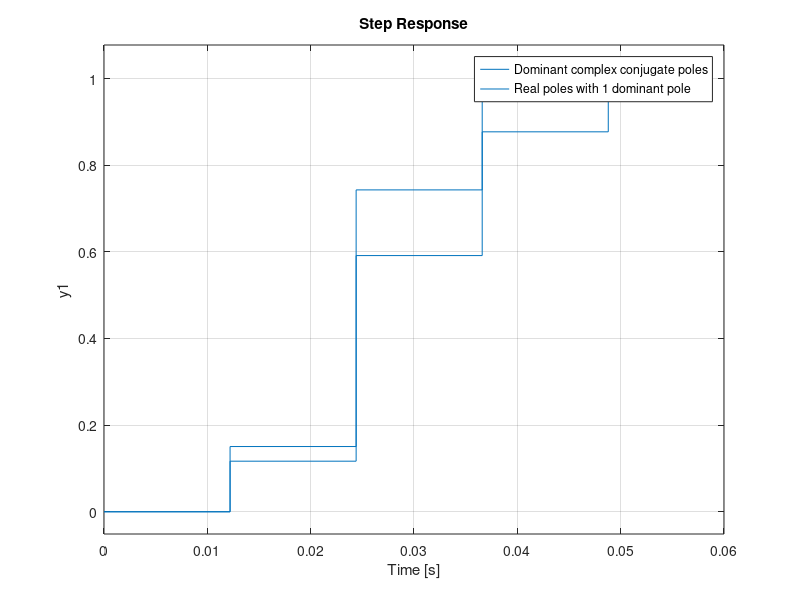

Recreate this plot in MATLAB. (Note: this script raises an error after producing the figure.)
%% Q5 Pole placement method

b = 4000;
a = [1 30 200 0];

[A1, B1, C1, D1] = tf2ss(b, a);
sys_CT = ss(A1, B1, C1, D1);

%since the biplane has to react relatively fast I start with a sampling
%time of 0.1[s] however after testing better results are achieved with
%0.05[s].
ts = 0.122/10; % sampling time determined by 10 samples in the rise time
sys_DT = c2d(sys_CT, ts, 'zoh'); %zoh good method for unit step, 
% impulse good method for (output) disturbance rejection 'impulse response'

%since all poles are in the RHP we want to shift them or make them obselete
p_con_h = [0.1, 0.5+0.175i, 0.5-0.175i]; %[0.1, 0.75+0.175i, 0.75-0.175i]; slower with large dominant poles
p_con_l = [0.1, 0.09+0.3i, 0.09-0.3i]; % [0.1, 0.75+0.175i, 0.75-0.175i]; faster but a higher gain is required for
% the poles close to the origin
p_rel_h = [0.15, 0.1, 0.6]; %[0.15, 0.1, 0.75]; slower with large dominant pole
p_rel_l = [0.11, 0.1, 0.2]; %[0.11, 0.1, 0.2]; faster but a higher gain is required for
% the poles close to the origin

%Defing the gains for both complex and real pole sets with and without
%dominant poles
K_con_h = place(sys_DT.A,sys_DT.B,p_con_h);
K_con_l = place(sys_DT.A,sys_DT.B,p_con_l);
K_rel_h = place(sys_DT.A,sys_DT.B,p_rel_h);
K_rel_l = place(sys_DT.A,sys_DT.B,p_rel_l);
%[K,prec] = place(sys_DT.A,sys_DT.B,p);
    
Acl_con_h = sys_DT.A-sys_DT.B*K_con_h;
Acl_con_l = sys_DT.A-sys_DT.B*K_con_l;
Acl_rel_h = sys_DT.A-sys_DT.B*K_rel_h;
Acl_rel_l = sys_DT.A-sys_DT.B*K_rel_l;

syscl_con_h = ss(Acl_con_h,sys_DT.B,sys_DT.C,sys_DT.D,ts);
syscl_con_l = ss(Acl_con_l,sys_DT.B,sys_DT.C,sys_DT.D,ts);
syscl_rel_h = ss(Acl_rel_h,sys_DT.B,sys_DT.C,sys_DT.D,ts);
syscl_rel_l = ss(Acl_rel_l,sys_DT.B,sys_DT.C,sys_DT.D,ts);

Kdc_con_h = dcgain(syscl_con_h);
Kdc_con_l = dcgain(syscl_con_l);
Kdc_rel_h = dcgain(syscl_rel_h);
Kdc_rel_l = dcgain(syscl_rel_l);

syscl_scaled_con_h = ss(Acl_con_h,(1/Kdc_con_h)*sys_DT.B,sys_DT.C,sys_DT.D,ts);
syscl_scaled_con_l = ss(Acl_con_l,(1/Kdc_con_l)*sys_DT.B,sys_DT.C,sys_DT.D,ts);
syscl_scaled_rel_h = ss(Acl_rel_h,(1/Kdc_rel_h)*sys_DT.B,sys_DT.C,sys_DT.D,ts);
syscl_scaled_rel_l = ss(Acl_rel_l,(1/Kdc_rel_l)*sys_DT.B,sys_DT.C,sys_DT.D,ts);

figure()
step(syscl_scaled_con_h), grid on, hold on
step(syscl_scaled_rel_h)
step(syscl_scaled_con_l), grid on, hold on
step(syscl_scaled_rel_l)
legend('Dominant complex conjugate poles','Real poles with 1 dominant pole','Complex conjugate poles with a fast dominant pole','Real poles with a fast dominant pole')
hold off

%figure()

%legend()
%hold off

stepinfo(syscl_scaled_con_h)
stepinfo(syscl_scaled_con_l)
stepinfo(syscl_scaled_rel_h)
stepinfo(syscl_scaled_rel_l)